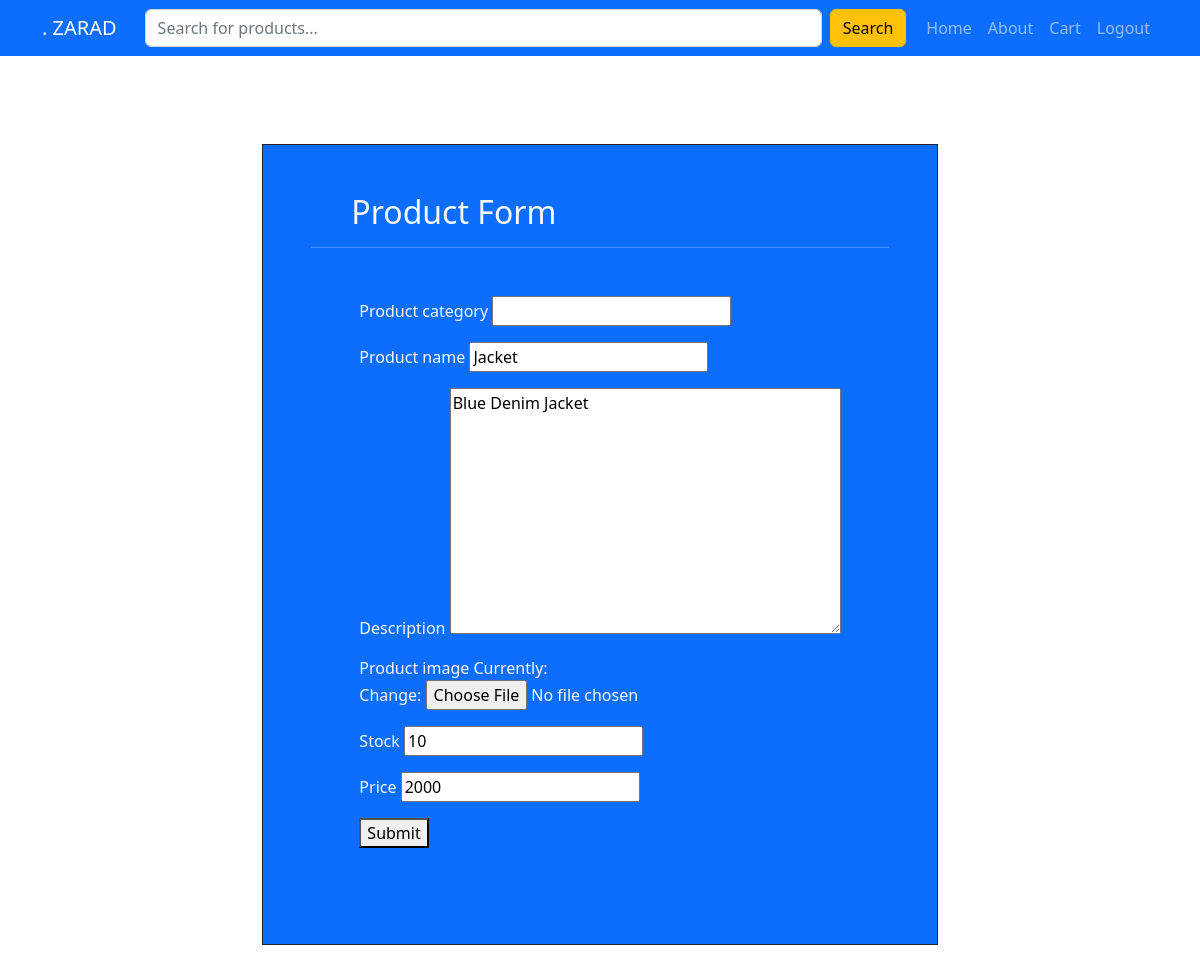
Screenshot of /editproduct/18/ (signed in) with the database file from the repository.
### base/models.py (models this page shows, shortened)
class Product(models.Model):
    name = models.CharField(max_length=200)
    descritpion = models.TextField(max_length=500,null=True,blank=True)
    price = models.IntegerField()
    stock = models.IntegerField()
    seller = models.ForeignKey(User, on_delete=models.SET_NULL , null=True)
    category = models.ForeignKey(Category,on_delete=models.SET_NULL , null=True)
    image = models.ImageField(null=True, default='Product.png')
    updated = models.DateTimeField(auto_now=True)
    created = models.DateTimeField(auto_now_add=True)

### base/views.py (the view, shortened to what this page needs)
# urls.py: path('editproduct/<str:pk>/' , views.editproduct , name='editproduct' ),
def editproduct(request , pk):
    product  = Product.objects.get(id=pk)
    form = Productform(instance=product) # This prefills the RoomForm class with room data
    if request.user != product.seller:
        return HttpResponse(f"This room can be only edited by {product.seller}." )
    content = {"form" : form , 'product' : product,}
    return render(request , "product_form.html" , content)

### base/form.py
class Productform(ModelForm):
    class Meta:
        model = Product
        fields = ['name','descritpion','category','image','stock','price']

### base/templates/product_form.html (shortened to what this page needs)
{% extends 'main.html' %}
{% block content %}
<main>
    <section class="d-flex justify-content-center mt-5 p-5">
        <div class="mt-5 border border-dark p-5 bg-primary text-light" id="container">
            <h2 class="ps-3 ms-4">Product Form</h2>
            <hr>
            <div class="d-flex  align-items-center m-5" id="container">
                <form  method="POST" action=" " enctype='multipart/form-data'>
                        <label for="product_category">Product category</label>
                        <input type="text" name="category" value="{{Product.category}}" list="topic-list" required>
                         <br>
                        <label for="room_name">Product name</label>
                        {{form.name}} <br>
                        <label for="room_name">Description</label>
                        {{form.descritpion}} <br>
                        <label for="room_name">Product image</label>
                        {{form.image}} <br>
                        <label for="room_name">Stock</label>
                        {{form.stock}} <br>
                        <label for="room_name">Price</label>
                        {{form.price}} <br>
                    <button type="submit">Submit</button>
                </form>
            </div>
        </div>
    </section>
</main>
{% endblock content %}

### rows the page displays
Product: name "Jacket", descritpion "Blue Denim Jacket", stock "10", price "2000"
